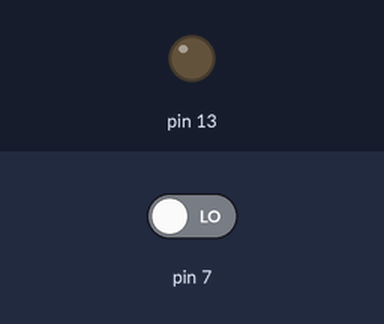
Bench run of a sketch on a simulated Arduino Uno, built with avr-gcc and run on an emulated ATmega328P. Parts: output pins drawn as LEDs (lit = HIGH). The test bench sets the inputs (shaded band); at power-on: pin 7 LOW.

Above: at 1.2 s.
1.3 s: pin 7 driven HIGH
At 2.0 s:
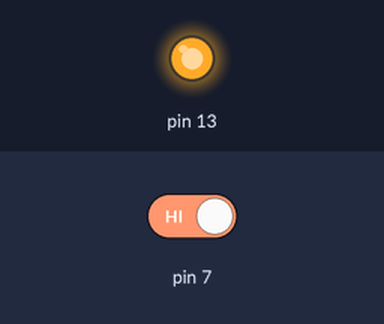
2.8 s: pin 7 driven LOW
At 3.2 s:
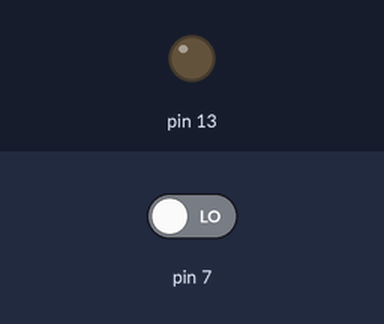
Timing chart, 0 to 5.8 s (numbered marks = the images above; inputs shaded):
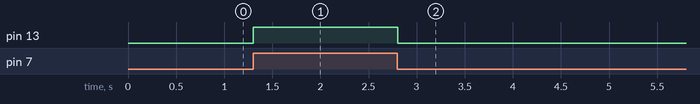

The sketch:

chapter-2.3.5.ino
```cpp
void setup() {
  pinMode(7, INPUT);                  // 7번 핀을 입력 모드로 설정
  pinMode(13, OUTPUT);                // 13번 핀을 출력 모드로 설정
}

void loop() {
  if(digitalRead(7)){                 // 7번 핀 값이 1(버튼이 눌리면)이 되면
    digitalWrite(13, HIGH);           // 13번 핀 LED 켜기
  }
  else {                              // 7번 핀 값이 1이 아니면
    digitalWrite(13, LOW);            // 13번 핀 LED 끄기
  }
  delay(10);
}
```

Measured:
- after the input at 1.3 s, pin 13: LOW → HIGH at once
- after the input at 2.8 s, pin 13: HIGH → LOW at once
